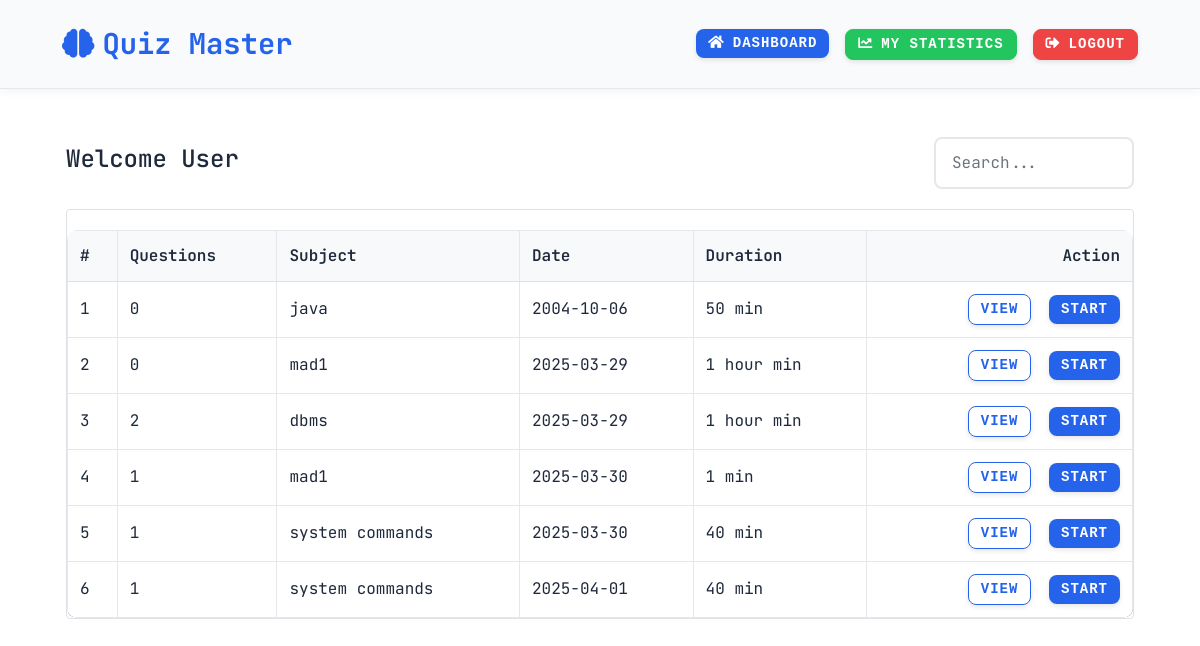
The app's page /user_dashboard (signed in), older data.
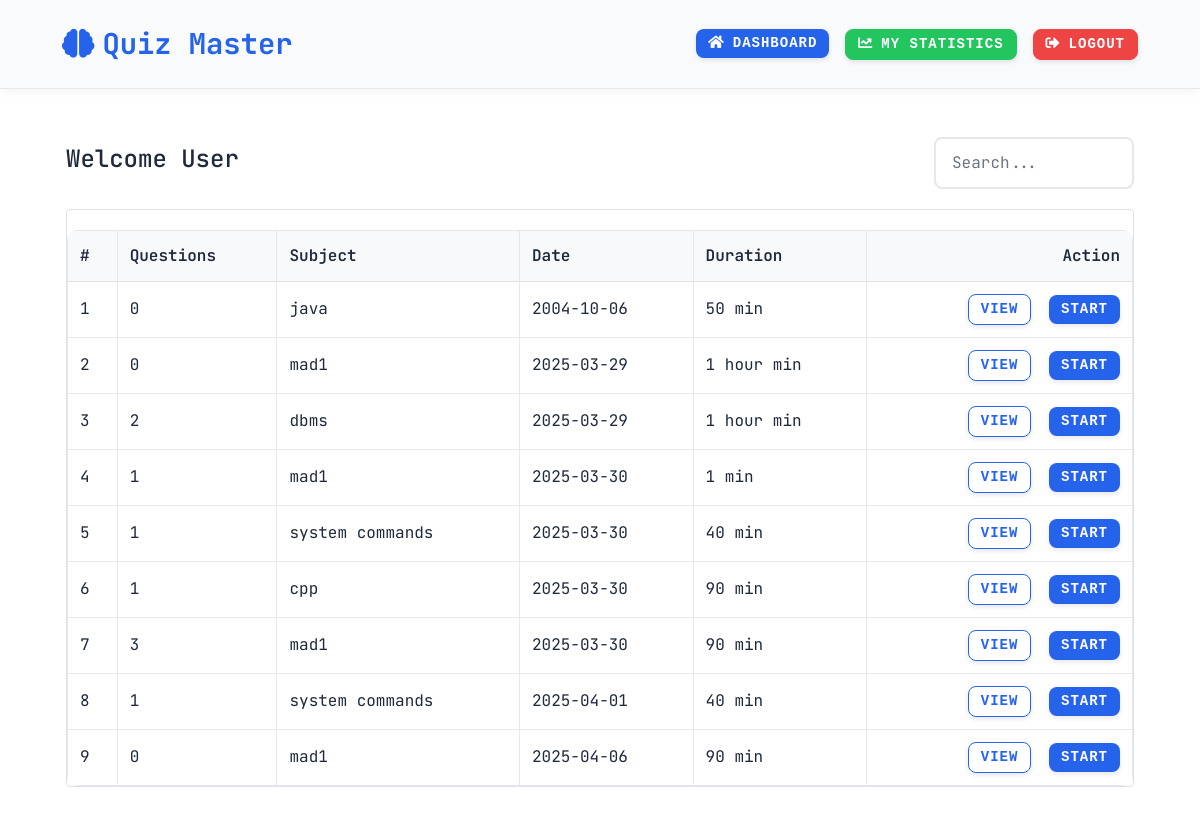
The same page, newer data.
### models.py (models this page shows)
class Quiz(db.Model):
    id = db.Column(db.Integer, primary_key=True)
    chapter_id = db.Column(db.Integer, db.ForeignKey('chapter.id'))
    date_of_quiz = db.Column(db.String(20))
    time_duration = db.Column(db.String(10))
    chapter = db.relationship('Chapter', backref='quizzes')

class Subject(db.Model):
    id = db.Column(db.Integer, primary_key=True)
    name = db.Column(db.String(200), unique=True, nullable=False)
    description = db.Column(db.Text, nullable=True)

### app.py (the view)
@app.route('/user_dashboard')
def user_dashboard():
    if 'user_id' not in session:
        return redirect('/login')
    upcoming_quizzes = db.session.query(
        Quiz, Chapter, Subject,
        func.count(Question.id).label('question_count')
    ).join(
        Chapter, Quiz.chapter_id == Chapter.id
    ).join(
        Subject, Chapter.subject_id == Subject.id
    ).outerjoin(
        Question, Quiz.id == Question.quiz_id
    ).group_by(
        Quiz.id
    ).order_by(
        Quiz.date_of_quiz
    ).all()
    return render_template('user_dashboard.html', upcoming_quizzes=upcoming_quizzes)

### templates/user_dashboard.html (shortened to what this page needs)
{% extends 'base.html' %}
{% block content %}
<div class="container-fluid px-3">
    <div class="header-section">
        <h4>Welcome User</h4>
        <div class="search-box">
            <input type="text" class="form-control" placeholder="Search...">
        </div>
    </div>
    <div class="quiz-table">
        <table class="table table-borderless">
            <thead>
                <tr>
                    <th>#</th>
                    <th>Questions</th>
                    <th>Subject</th>
                    <th>Date</th>
                    <th>Duration</th>
                    <th class="text-end">Action</th>
                </tr>
            </thead>
            <tbody>
                {% for quiz, chapter, subject, question_count in upcoming_quizzes %}
                <tr>
                    <td>{{ loop.index }}</td>
                    <td>{{ question_count }}</td>
                    <td>{{ subject.name }}</td>
                    <td>{{ quiz.date_of_quiz }}</td>
                    <td>{{ quiz.time_duration }} min</td>
                    <td class="text-end">
                        <a href="{{ url_for('view_quizzes', chapter_id=chapter.id) }}" class="btn btn-outline-primary">View</a>
                        <a href="{{ url_for('attempt_quiz', quiz_id=quiz.id) }}" class="btn btn-primary">Start</a>
                    </td>
                </tr>
                {% endfor %}
            </tbody>
        </table>
    </div>
</div>
{% endblock %}

### templates/base.html (shortened to what this page needs)
<!DOCTYPE html>
<html lang="en">
<head>
    <link href="https://cdn.jsdelivr.net/npm/bootstrap@5.1.3/dist/css/bootstrap.min.css" rel="stylesheet">
    <link href="https://cdnjs.cloudflare.com/ajax/libs/font-awesome/5.15.4/css/all.min.css" rel="stylesheet">
    <link rel="stylesheet" href="{{ url_for('static', filename='style.css') }}">
</head>
<body>
    <nav class="navbar navbar-expand-lg">
        <div class="container-fluid">
            <a class="navbar-brand" href="/">
                <i class="fas fa-brain me-2"></i>Quiz Master
            </a>
            <div class="collapse navbar-collapse" id="navbarNav">
                <ul class="navbar-nav ms-auto">
                    {% if session.get('admin') %}
                        <li class="nav-item">
                            <a href="/admin_dashboard" class="btn btn-primary me-2">
                                <i class="fas fa-tachometer-alt me-2"></i>Dashboard
                            </a>
                        </li>
                        <li class="nav-item">
                            <a href="/admin_summary" class="btn btn-success me-2">
                                <i class="fas fa-chart-bar me-2"></i>Summary Charts
                            </a>
                        </li>
                        <li class="nav-item">
                            <a href="/admin_logout" class="btn btn-danger">
                                <i class="fas fa-sign-out-alt me-2"></i>Logout
                            </a>
                        </li>
                    {% elif session.get('user_id') %}
                        <li class="nav-item">
                            <a href="/user_dashboard" class="btn btn-primary me-2">
                                <i class="fas fa-home me-2"></i>Dashboard
                            </a>
                        </li>
                        <li class="nav-item">
                            <a href="/user_summary" class="btn btn-success me-2">
                                <i class="fas fa-chart-line me-2"></i>My Statistics
                            </a>
                        </li>
                        <li class="nav-item">
                            <a href="/logout" class="btn btn-danger">
                                <i class="fas fa-sign-out-alt me-2"></i>Logout
                            </a>
                        </li>
                    {% endif %}
                </ul>
            </div>
        </div>
    </nav>
    <div class="container mt-5">
        {% block content %}{% endblock %}
    </div>
</body>
</html>

### static/style.css (style rules this page uses)
body { background: #0d1117; font-family: 'Courier New', monospace; color: #c9d1d9; margin: 0; padding: 0; }
.btn { border-radius: 30px; padding: 10px 20px; font-size: 1rem; transition: background-color 0.3s ease, transform 0.2s ease; font-family: 'Courier New', monospace; }
.btn-primary { background-color: #0d6efd; color: #ffffff; border: none; }
.navbar { background: #161b22; color: #c9d1d9; padding: 10px 20px; box-shadow: 0 4px 10px rgba(0, 255, 0, 0.2); }
.navbar-brand { font-size: 1.8rem; font-weight: bold; color: #0d6efd; text-shadow: 0 0 5px rgba(0, 255, 0, 0.8); }
.table { border-collapse: collapse; width: 100%; margin: 20px 0; font-size: 1rem; text-align: left; background: #161b22; color: #c9d1d9; }
.table th, .table td { padding: 12px 15px; border: 1px solid #30363d; }
.table th { background-color: #0d6efd; color: #ffffff; }
.table tr:nth-child(even) { background-color: #21262d; }

### templates/base.html (style rules this page uses)
:root { --primary-color: #2563eb; --secondary-color: #f8fafc; --text-color: #1e293b; --accent-color: #e2e8f0; --danger-color: #ef4444; --success-color: #22c55e; --warning-color: #f59e0b; --info-color: #3b82f6; --border-color: #e5e7eb; --hover-bg: #f1f5f9; }
body { background-color: #ffffff; color: var(--text-color); font-family: 'JetBrains Mono', monospace; line-height: 1.6; }
.navbar { background-color: var(--secondary-color); box-shadow: 0 2px 10px rgba(0, 0, 0, 0.05); padding: 1rem 2rem; transition: all 0.3s ease; border-bottom: 1px solid var(--border-color); }
.navbar-brand { font-size: 1.8rem; font-weight: bold; color: var(--primary-color) !important; text-shadow: none; transition: all 0.3s ease; }
.btn { border-radius: 8px; padding: 0.5rem 1.5rem; font-weight: 600; transition: all 0.3s ease; text-transform: uppercase; letter-spacing: 1px; box-shadow: 0 2px 5px rgba(0, 0, 0, 0.1); }
.btn-primary { background-color: var(--primary-color); border-color: var(--primary-color); color: white; }
.btn-danger { background-color: var(--danger-color); border-color: var(--danger-color); color: white; }
.btn-success { background-color: var(--success-color); border-color: var(--success-color); color: white; }
.form-control { background-color: white; border: 2px solid var(--border-color); color: var(--text-color); border-radius: 8px; padding: 0.75rem 1rem; transition: all 0.3s ease; }
.table { color: var(--text-color); background-color: white; border-radius: 10px; overflow: hidden; }
.table th { background-color: var(--accent-color); color: var(--text-color); border-color: var(--border-color); }
.table td { border-color: var(--border-color); }
.container { animation: fadeIn 0.5s ease-out; margin-bottom: 2rem; }

### templates/user_dashboard.html (style rules this page uses)
.container-fluid { max-width: 1100px; margin: 0 auto; }
.header-section { display: flex; justify-content: space-between; align-items: center; margin-bottom: 20px; }
.search-box { width: 200px; }
.quiz-table { background: white; border: 1px solid #dee2e6; border-radius: 4px; }
.table { margin-bottom: 0; background-color: white; }
.table tr { border-bottom: 1px solid #dee2e6; }
.table tr:last-child { border-bottom: none; }
.table th { background: #f8f9fa; font-weight: 600; padding: 12px; border-bottom: 1px solid #dee2e6; }
.table td { padding: 12px; vertical-align: middle; background-color: white; }
.btn { padding: 4px 12px; font-size: 14px; margin-left: 8px; }
.btn-primary { background-color: #2563eb; border-color: #2563eb; }
.btn-outline-primary { color: #2563eb; border-color: #2563eb; }

Row changes from the older to the newer data that the page shows:
added Quiz: question_count "1", name "cpp", date_of_quiz "2025-03-30", time_duration "90"
added Quiz: question_count "3", name "mad1", date_of_quiz "2025-03-30", time_duration "90"
added Quiz: question_count "0", name "mad1", date_of_quiz "2025-04-06", time_duration "90"
